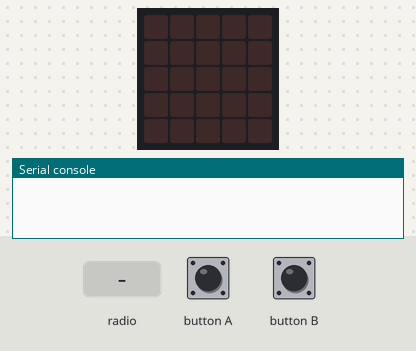
The program below on a simulated BBC micro:bit running MicroPython. Shown: the board's 5×5 LED display, the last lines printed to the serial console. The test bench sets the inputs (shaded band). No radio messages arrive unless stated (any console line starting 'radio sent:' is added by the test bench).

Above: at 1.2 s.
1.3 s: radio message "1" arrives
4.3 s: button A pressed for 0.15 s
At 5.1 s:
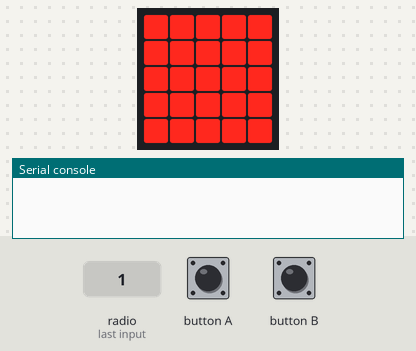
At 5.8 s:
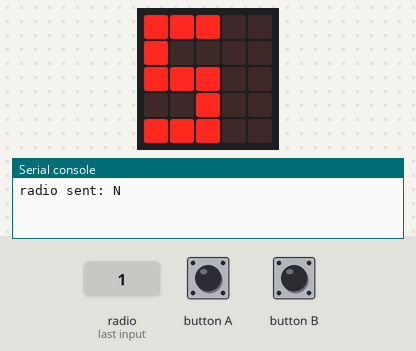
Timing chart, 0 to 7.3 s (numbered marks = the images above; inputs shaded):
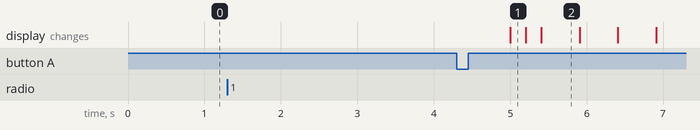

Measured:
- after the input at 1.3 s, every drawn part: stays the same
- after the input at 4.3 s, the display: first differs from a run without the input after 1.1 s (image 2)
- what the display in image 2 shows lasts 0.5 s, from 5.4 s to 5.9 s

The program:

inside.py
```python
import radio
from microbit import *
import time
radio.on()
while True:
    radio.config(channel=42, power=0)
    button_a.was_pressed()
    button_b.was_pressed()
    for i in range(10): radio.receive() # clear queue
    while not radio.receive(): # wait for msg
        time.sleep(5)

    send = ""
    while not send: # get attention
        display.show(Image("99999:"*5))
        time.sleep(0.2)
        display.clear()
        time.sleep(0.2)
        if button_a.was_pressed():
            send = "N"
        if button_b.was_pressed():
            send = "Y"

    radio.config(channel=42, power=7)
    im = Image("99900:90000:99900:00900:99900")
    for i in range(3):
        radio.send(send)
        display.show(im)
        time.sleep(0.5)
        display.clear()
        time.sleep(0.5)
```
